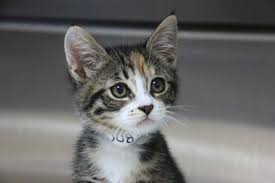
#> input picture opencv/data/cat images/cat-1.png, 275 x 183 px; its folder holds 3 pictures in this run
$ jupyter execute le_1.ipynb
#> lines starting #> are read from the running program, lines starting #| are printed output that depends on the picture
[cell 1]
import cv2 as cv
from PIL import Image
import numpy as np
from IPython.display import display
import matplotlib.pyplot as plt
import os


BASE_DATA_DIR = "../data"
CATS = "/cat images"
VIDEOS = "/videos"

os.listdir(BASE_DATA_DIR + CATS)

[cell 2]
img = cv.imread(BASE_DATA_DIR + CATS + "/cat-1.png")
#> img is the input picture: shape (183, 275, 3); mean B, G, R 105, 106.1, 106.3
to_rgb = cv.cvtColor(img, cv.COLOR_BGR2RGB)
display(Image.fromarray(to_rgb))

#### Blurring

First, we need to have a kernel/window that maps the image.
Essentially, blur is applied to the middle pixel of the kernel as a result of the pixels around it (surrounding pixels)
  - Thats why we need to have an odd kernel size

#### Averaging method

The kernel will compute the pixel intensity of the middle pixel of the true center as the average of the surrounding pixel intensities.

```
3x3 Kernel
----------------------
-  3   -  1   -  5   -
----------------------
-  4   -  X   -  2   -
----------------------
-  1   -  8   -  2   -
----------------------
```
X pixel is computed as (3 + 1 + 5 + 4 + 2 + 1 + 8 + 2) / 8 (all surrounding pixels)

[cell 3]
# Averaging method
average = cv.blur(img, ksize=(5, 5))
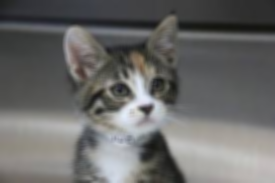
#> average: shape (183, 275, 3); mean B, G, R 105, 106.1, 106.4
rgb = cv.cvtColor(average, cv.COLOR_BGR2RGB)
display(Image.fromarray(rgb))

#### Gaussian method

Gaussian blur is a technique that is similar to average blur, except that each pixel is given a particular weight. And essentially the average of the products of those weights gives you the value for the true center.

- Using Gaussian blur results in less blur than the average method but the result is more natural

[cell 4]
# sigmaX is the standard deviation in the X direction
gauss_blur = cv.GaussianBlur(img, ksize=(5, 5), sigmaX=0)
rgb = cv.cvtColor(gauss_blur, cv.COLOR_BGR2RGB)
display(Image.fromarray(rgb))

#### Median method

It does the same thing as the average method, but it uses the median of the surrounding pixels instead of the average.

- Generally, median blurring tends to be more effective in reducing noise in an iage as compared to averaging and Gaussian blur.
- It's also good at removing salt and pepper noise

[cell 5]
# it is recommended to adjust ksize below 5
median = cv.medianBlur(img, ksize=3)
rgb = cv.cvtColor(median, cv.COLOR_BGR2RGB)
display(Image.fromarray(rgb))

#### Bilateral method

Bilateral blur is the most effective technique and sometimes used in alot of computer vision applications just because how it blurs the image.

In normal blurring, the image is blurred without looking at whether you're reducing edges or not.

Bilateral blurring however, applies blurring but retains (preserves) the edges in the image. (non-linear filter ?)

[cell 6]
# Bilateral method
# d: is diameter
# sigma color: a larger value means that there are more colors in the neighborhood
# that will be considered when the blur is computed
# sigma space: larger values of this space sigma means that pixels further out
# from the central pixel will influence the blurring calculation
Bilateral = cv.bilateralFilter(img, d=20, sigmaColor=100, sigmaSpace=50)
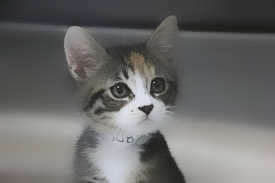
#> Bilateral: shape (183, 275, 3); mean B, G, R 105.1, 106.2, 106.4
rgb = cv.cvtColor(Bilateral, cv.COLOR_BGR2RGB)
display(Image.fromarray(rgb))
